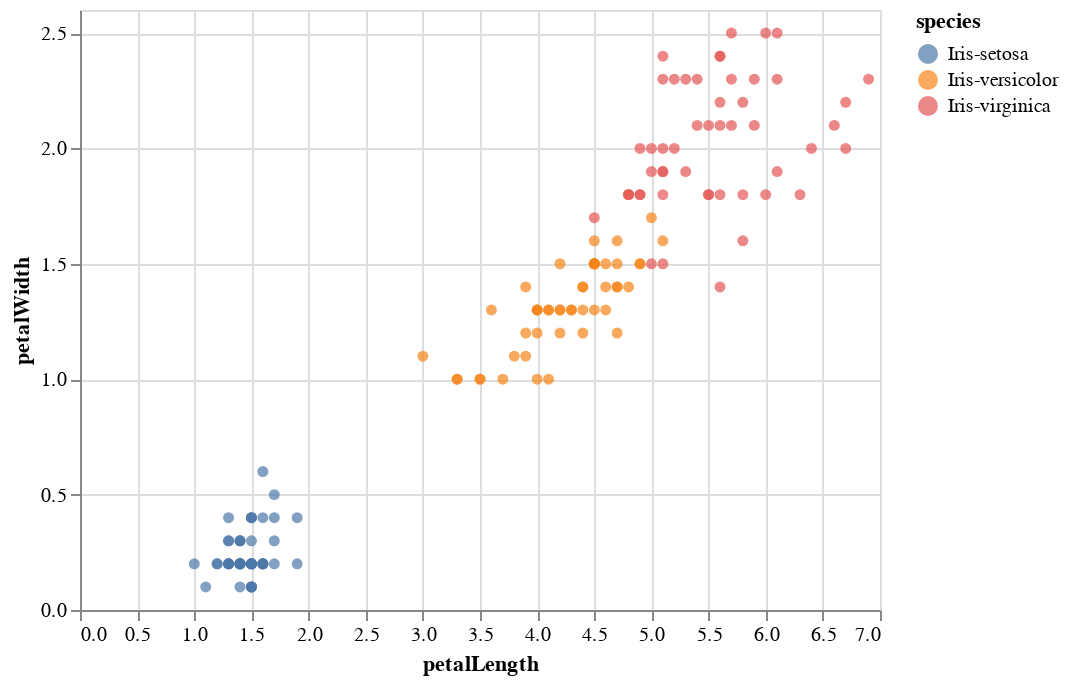

Write notebook code for a chart like this one.
### Code cell
c = altair.Chart(irisdf).mark_point(filled=True).encode(
    x='petalLength',
    y='petalWidth',
    color='species'
)
c

### Figure 1 — Vega-Lite specification as saved in the notebook (floating-point values rounded to 4 significant figures; data arrays with more than 128 entries replaced by an {"elided": "..."} marker saying what was removed)
{"config": {"view": {"continuousWidth": 400, "continuousHeight": 300}}, "data": {"name": "data-3a3fd379bbfbed704e4e8a03a1cdbfe8"}, "mark": {"type": "point", "filled": true}, "encoding": {"color": {"type": "nominal", "field": "species"}, "x": {"type": "quantitative", "field": "petalLength"}, "y": {"type": "quantitative", "field": "petalWidth"}}, "$schema": "https://vega.github.io/schema/vega-lite/v4.8.1.json", "datasets": {"data-3a3fd379bbfbed704e4e8a03a1cdbfe8": {"elided": "150 records"}}}
